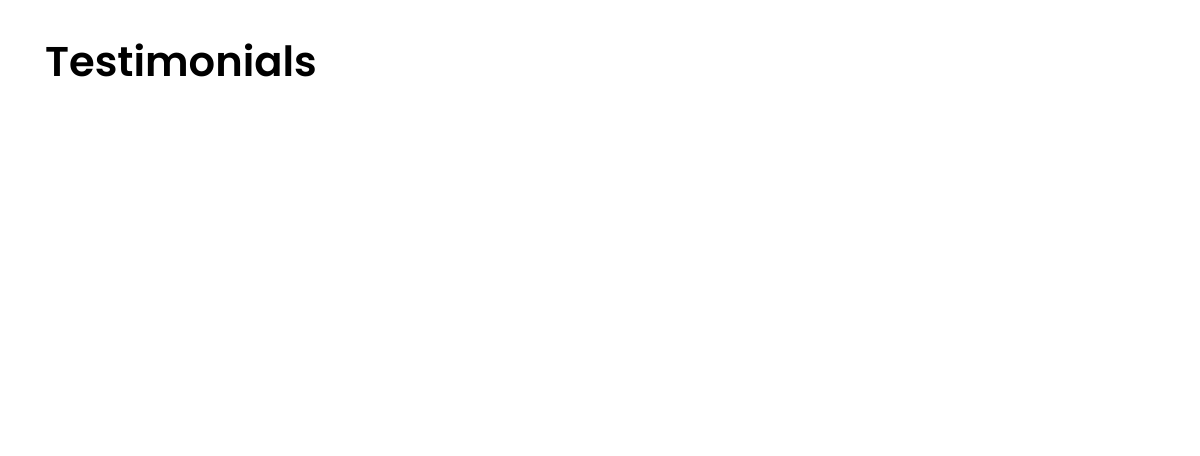
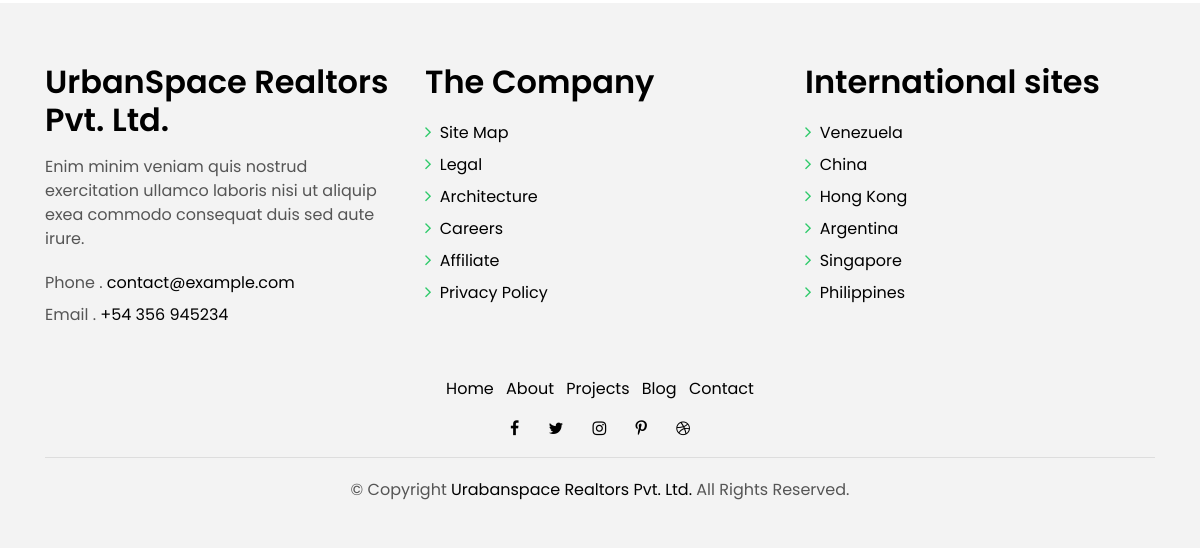
The app's page / (lower part), older data (2 pictures, top to bottom).
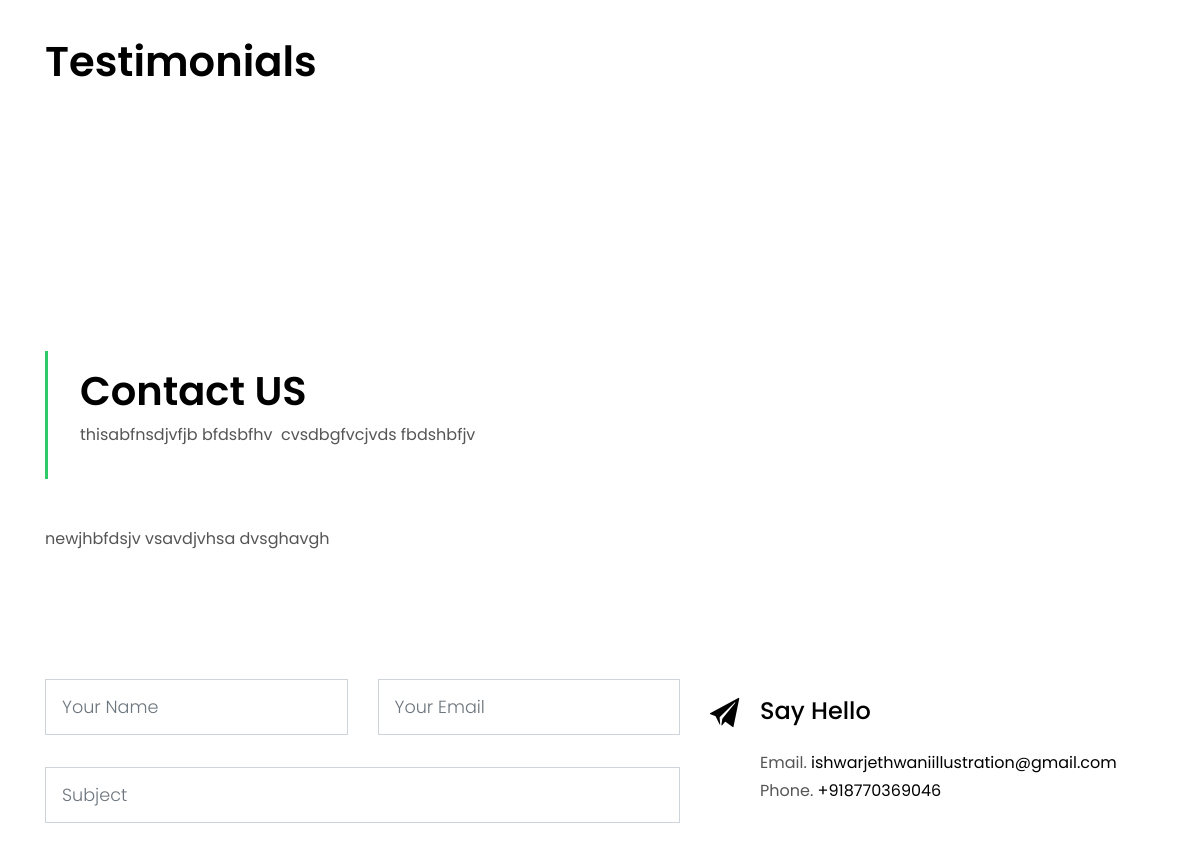
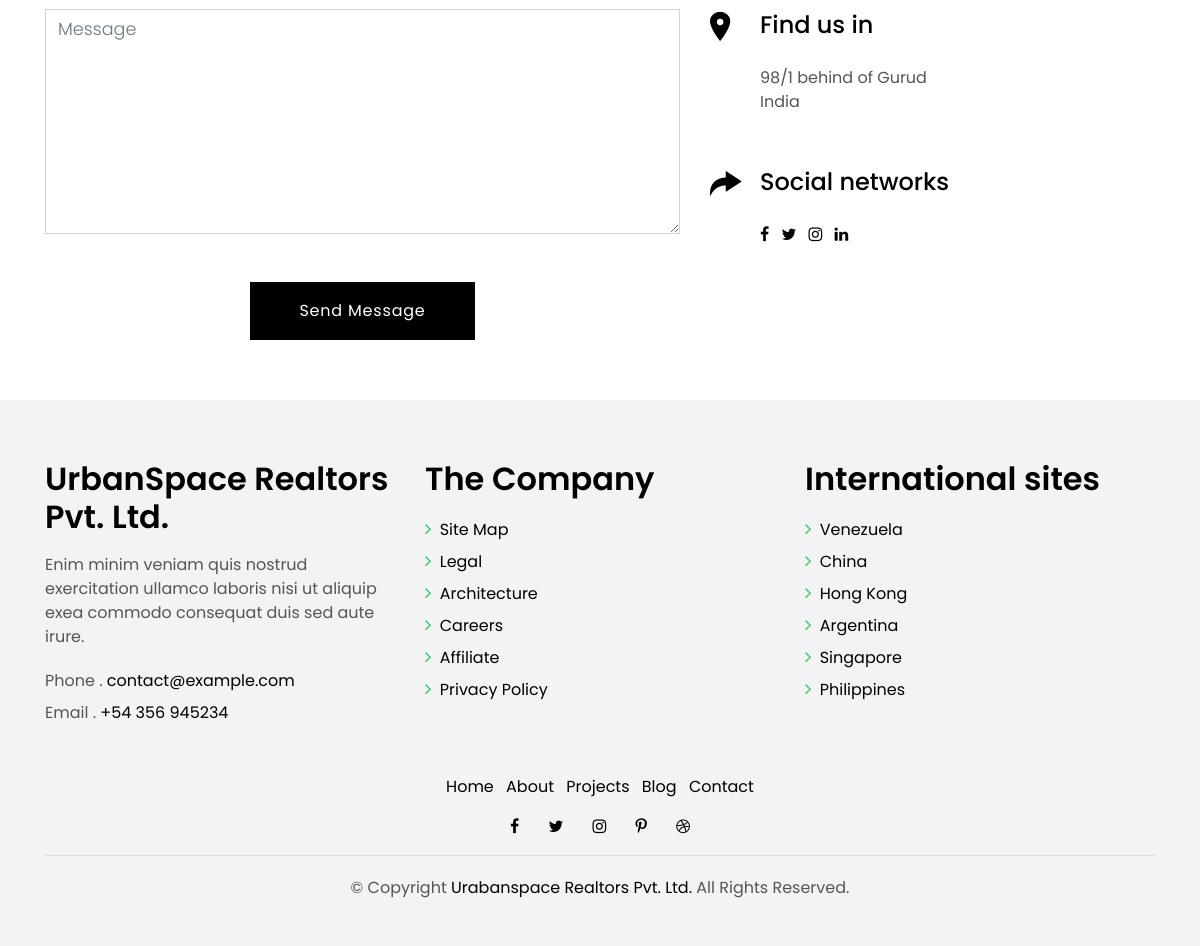
The same page, newer data (2 pictures, top to bottom).
### main/models.py (models this page shows, shortened)
class Contact_Detail(models.Model):
    number = models.IntegerField(verbose_name="Serial Number")
    content = RichTextField(verbose_name="Why Contact Us")
    location = models.CharField(max_length=2000,verbose_name="google location")
    address = models.CharField(max_length=20,verbose_name="Address")
    country = models.CharField(max_length=10,default="India",verbose_name="Country")
    email = models.EmailField(verbose_name="Email Address")
    phone = PhoneNumberField(verbose_name="Phone Number")
    tollfree = models.CharField(max_length=13,verbose_name="Toll Free Number")
    social_link_1 = models.URLField(verbose_name="Twitter link",blank=True)
    social_link_2 = models.URLField(verbose_name="Facebook Link",blank=True)
    social_link_3 = models.URLField(verbose_name="Instagram link",blank=True)
    social_link_4 = models.URLField(verbose_name="Linkedin link",blank=True)
    class Meta:
        ordering = ["-number"]

### main/views.py (the view)
# urls.py: 2. Add a URL to urlpatterns:  path('', views.home, name='home')
def home(request):
    data = {
        "web_titles":website_title.objects.all()[:1],
        "headers":Header.objects.all(),
        "aboutus":Aboutus.objects.all()[:1],
        "services":Services.objects.all(),
        "projects":Projects.objects.all(),
        "testimonials":Testimonial.objects.all(),
        "architectures":Artitecture.objects.all(),
        "contact_details":Contact_Detail.objects.all()[:1],
        }
    return render(request,"index.html",data)

### templates/index.html (shortened to what this page needs)
{% extends "base.html" %}
{% block content %}
{% load static %}
<main id="main">
  <section class="section-testimonials section-t8 nav-arrow-a">
    <div class="container">
      <div class="row">
        <div class="col-md-12">
          <div class="title-wrap d-flex justify-content-between">
            <div class="title-box">
              <h2 class="title-a">Testimonials</h2>
            </div>
          </div>
        </div>
      </div>
    </div>
  </section>
  <section class="intro-single">
    <div class="container">
      {% for cont in contact_details %}
      <div class="row">
        <div class="col-md-12 col-lg-8">
          <div class="title-single-box">
            <h1 class="title-single">Contact US</h1>
            <span class="color-text-a">{{ cont.content|safe }}</span>
          </div>
        </div>
      </div>
      {% endfor %}
    </div>
  </section>
  <section class="contact">
    <div class="container">
      {% for cont in contact_details %}
      <div class="row">
        <div class="col-sm-12">
          <div class="contact-map box">
            <div id="map" class="contact-map">
             {{ cont.location | safe }}
            </div>
          </div>
        </div>
        <div class="col-sm-12 section-t8">
          <div class="row">
            <div class="col-md-7">
              <form action="{% url 'contact' %}" method="post" role="form" class="php-email-form">
                <div class="row">
                  <div class="col-md-6 mb-3">
                    <div class="form-group">
                      <input type="text" name="name" class="form-control form-control-lg form-control-a" placeholder="Your Name" data-rule="minlen:4" data-msg="Please enter at least 4 chars">
                    </div>
                  </div>
                  <div class="col-md-6 mb-3">
                    <div class="form-group">
                      <input name="email" type="email" class="form-control form-control-lg form-control-a" placeholder="Your Email" data-rule="email" data-msg="Please enter a valid email">
                    </div>
                  </div>
                  <div class="col-md-12 mb-3">
                    <div class="form-group">
                      <input type="text" name="subject" class="form-control form-control-lg form-control-a" placeholder="Subject" data-rule="minlen:4" data-msg="Please enter at least 8 chars of subject">
                    </div>
                  </div>
                  <div class="col-md-12">
                    <div class="form-group">
                      <textarea name="message" class="form-control" name="message" cols="45" rows="8" data-rule="required" data-msg="Please write something for us" placeholder="Message"></textarea>
                    </div>
                  </div>
                  <div class="col-md-12 mb-3">
                  </div>
                  <div class="col-md-12 text-center">
                    <button type="submit" class="btn btn-a">Send Message</button>
                  </div>
                </div>
              </form>
            </div>
            <div class="col-md-5 section-md-t3">
              <div class="icon-box section-b2">
                <div class="icon-box-icon">
                  <span class="ion-ios-paper-plane"></span>
                </div>
                <div class="icon-box-content table-cell">
                  <div class="icon-box-title">
                    <h4 class="icon-title">Say Hello</h4>
                  </div>
                  <div class="icon-box-content">
                    <p class="mb-1">Email.
                      <span class="color-a">{{ cont.email }}</span>
                    </p>
                    <p class="mb-1">Phone.
                      <span class="color-a">{{ cont.phone }}</span>
                    </p>
                  </div>
                </div>
              </div>
              <div class="icon-box section-b2">
                <div class="icon-box-icon">
                  <span class="ion-ios-pin"></span>
                </div>
                <div class="icon-box-content table-cell">
                  <div class="icon-box-title">
                    <h4 class="icon-title">Find us in</h4>
                  </div>
                  <div class="icon-box-content">
                    <p class="mb-1">
                      {{ cont.address }}
                      <br>
                      {{ cont.country }}
                    </p>
                  </div>
                </div>
              </div>
              <div class="icon-box">
                <div class="icon-box-icon">
                  <span class="ion-ios-redo"></span>
                </div>
                <div class="icon-box-content table-cell">
                  <div class="icon-box-title">
                    <h4 class="icon-title">Social networks</h4>
                  </div>
                  <div class="icon-box-content">
                    <div class="socials-footer">
                      <ul class="list-inline">
                        <li class="list-inline-item">
                          <a href="{{ cont.social_link_2 }}" class="link-one">
                            <i class="fa fa-facebook" aria-hidden="true"></i>
                          </a>
                        </li>
                        <li class="list-inline-item">
                          <a href="{{ cont.social_link_1 }}" class="link-one">
                            <i class="fa fa-twitter" aria-hidden="true"></i>
                          </a>
                        </li>
                        <li class="list-inline-item">
                          <a href="{{ cont.social_link_3 }}" class="link-one">
                            <i class="fa fa-instagram" aria-hidden="true"></i>
                          </a>
                        </li>
                        <li class="list-inline-item">
                          <a href="{{ cont.social_link_4 }}" class="link-one">
                            <i class="fa fa-linkedin" aria-hidden="true"></i>
                          </a>
                        </li>
                      </ul>
                    </div>
                  </div>
                </div>
              </div>
            </div>
          </div>
        </div>
        {% endfor %}
      </div>
    </div>
  </section>
</main>
{% endblock content %}

### templates/base.html (shortened to what this page needs)
<!DOCTYPE html>
<html lang="en">
{% load static %}
<head>
  <link href="{% static 'assets/vendor/bootstrap/css/bootstrap.min.css' %}" rel="stylesheet">
  <link href="{% static 'assets/vendor/ionicons/css/ionicons.min.css' %}" rel="stylesheet">
  <link href="{% static 'assets/vendor/animate.css/animate.min.css' %}" rel="stylesheet">
  <link href="{% static 'assets/vendor/font-awesome/css/font-awesome.min.css' %}" rel="stylesheet">
  <link href="{% static 'assets/vendor/owl.carousel/assets/owl.carousel.min.css' %}" rel="stylesheet">
  <link href="{% static 'assets/css/style.css' %}" rel="stylesheet">
</head>
<body>
  {% block content %}{% endblock content %}
  {% include "footer.html" %}
</body>
</html>

### templates/footer.html
<section class="section-footer">
    <div class="container">
      <div class="row">
        <div class="col-sm-12 col-md-4">
          <div class="widget-a">
            <div class="w-header-a">
              <h3 class="w-title-a text-brand">UrbanSpace Realtors Pvt. Ltd.</h3>
            </div>
            <div class="w-body-a">
              <p class="w-text-a color-text-a">
                Enim minim veniam quis nostrud exercitation ullamco laboris nisi ut aliquip exea commodo consequat duis
                sed aute irure.
              </p>
            </div>
            <div class="w-footer-a">
              <ul class="list-unstyled">
                <li class="color-a">
                  <span class="color-text-a">Phone .</span> contact@example.com</li>
                <li class="color-a">
                  <span class="color-text-a">Email .</span> +54 356 945234</li>
              </ul>
            </div>
          </div>
        </div>
        <div class="col-sm-12 col-md-4 section-md-t3">
          <div class="widget-a">
            <div class="w-header-a">
              <h3 class="w-title-a text-brand">The Company</h3>
            </div>
            <div class="w-body-a">
              <div class="w-body-a">
                <ul class="list-unstyled">
                  <li class="item-list-a">
                    <i class="fa fa-angle-right"></i> <a href="#">Site Map</a>
                  </li>
                  <li class="item-list-a">
                    <i class="fa fa-angle-right"></i> <a href="#">Legal</a>
                  </li>
                  <li class="item-list-a">
                    <i class="fa fa-angle-right"></i> <a href="#">Architecture</a>
                  </li>
                  <li class="item-list-a">
                    <i class="fa fa-angle-right"></i> <a href="#">Careers</a>
                  </li>
                  <li class="item-list-a">
                    <i class="fa fa-angle-right"></i> <a href="#">Affiliate</a>
                  </li>
                  <li class="item-list-a">
                    <i class="fa fa-angle-right"></i> <a href="#">Privacy Policy</a>
                  </li>
                </ul>
              </div>
            </div>
          </div>
        </div>
        <div class="col-sm-12 col-md-4 section-md-t3">
          <div class="widget-a">
            <div class="w-header-a">
              <h3 class="w-title-a text-brand">International sites</h3>
            </div>
            <div class="w-body-a">
              <ul class="list-unstyled">
                <li class="item-list-a">
                  <i class="fa fa-angle-right"></i> <a href="#">Venezuela</a>
                </li>
                <li class="item-list-a">
                  <i class="fa fa-angle-right"></i> <a href="#">China</a>
                </li>
                <li class="item-list-a">
                  <i class="fa fa-angle-right"></i> <a href="#">Hong Kong</a>
                </li>
                <li class="item-list-a">
                  <i class="fa fa-angle-right"></i> <a href="#">Argentina</a>
                </li>
                <li class="item-list-a">
                  <i class="fa fa-angle-right"></i> <a href="#">Singapore</a>
                </li>
                <li class="item-list-a">
                  <i class="fa fa-angle-right"></i> <a href="#">Philippines</a>
                </li>
              </ul>
            </div>
          </div>
        </div>
      </div>
    </div>
  </section>
  <footer>
    <div class="container">
      <div class="row">
        <div class="col-md-12">
          <nav class="nav-footer">
            <ul class="list-inline">
              <li class="list-inline-item">
                <a href="#">Home</a>
              </li>
              <li class="list-inline-item">
                <a href="#">About</a>
              </li>
              <li class="list-inline-item">
                <a href="#">Projects</a>
              </li>
              <li class="list-inline-item">
                <a href="#">Blog</a>
              </li>
              <li class="list-inline-item">
                <a href="#">Contact</a>
              </li>
            </ul>
          </nav>
          <div class="socials-a">
            <ul class="list-inline">
              <li class="list-inline-item">
                <a href="#">
                  <i class="fa fa-facebook" aria-hidden="true"></i>
                </a>
              </li>
              <li class="list-inline-item">
                <a href="#">
                  <i class="fa fa-twitter" aria-hidden="true"></i>
                </a>
              </li>
              <li class="list-inline-item">
                <a href="#">
                  <i class="fa fa-instagram" aria-hidden="true"></i>
                </a>
              </li>
              <li class="list-inline-item">
                <a href="#">
                  <i class="fa fa-pinterest-p" aria-hidden="true"></i>
                </a>
              </li>
              <li class="list-inline-item">
                <a href="#">
                  <i class="fa fa-dribbble" aria-hidden="true"></i>
                </a>
              </li>
            </ul>
          </div>
          <div class="copyright-footer">
            <p class="copyright color-text-a">
              &copy; Copyright
              <span class="color-a">Urabanspace Realtors Pvt. Ltd.</span> All Rights Reserved.
            </p>
          </div>
        </div>
      </div>
    </div>
  </footer>

### static/assets/css/style.css (style rules this page uses)
body { font-family: 'Poppins', sans-serif; color: #555555; }
h1, h2, h3, h4, h5, h6 { color: #000000; }
a { color: #000000; transition: all .5s ease; }
.link-one { color: #000000; transition: all .5s ease; }
.text-brand { color: #000000; font-size: 2rem; font-weight: 600; }
.color-a { color: #000000; }
.color-text-a { color: #555555; }
.icon-box .icon-box-icon { display: table-cell; vertical-align: top; font-size: 36px; color: #000000; width: 50px; padding-top: 8px; }
.icon-box .icon-box-content { padding-top: 18px; }
.section-t8 { padding-top: 8rem; }
.section-b2 { padding-bottom: 2rem; }
.title-wrap { padding-bottom: 4rem; }
.title-a { font-size: 2.6rem; font-weight: 600; }
.table-cell { display: table-cell; vertical-align: middle; }
.socials-a .list-inline-item:not(:last-child) { margin-right: 25px; }
.btn { transition: .5s ease; }
.btn.btn-a, .btn.btn-b { border-radius: 0; padding: 1rem 3rem; letter-spacing: .05rem; }
.btn.btn-a { background-color: #000000; color: #ffffff; }
.intro-single { padding: 12rem 0 3rem; }
.intro-single .title-single-box { padding: 1rem 0 1rem 2rem; }
.intro-single .title-single-box { border-left: 3px solid #2eca6a; }
.intro-single .title-single-box .title-single { font-weight: 600; font-size: 2.2rem; }
@media (min-width: 768px) { .intro-single .title-single-box .title-single { font-size: 2.1rem; } }
@media (min-width: 992px) { .intro-single .title-single-box .title-single { font-size: 2.5rem; } }
.php-email-form .form-control { border-radius: 0; font-size: 1.1rem; font-weight: 300; }
.php-email-form .form-control.form-control-a { height: 3.5rem; }
.section-footer { padding-top: 60px; margin-top: 60px; background: #f3f3f3; }
.section-footer ul { line-height: 2; }
.section-footer .item-list-a i { font-size: 18px; padding-right: 4px; color: #2eca6a; }
.section-footer .widget-a .w-title-a { margin-bottom: 1rem; }
footer { background: #f3f3f3; text-align: center; padding: 30px 0; }
footer .copyright-footer { border-top: 1px solid #ddd; padding-top: 20px; }

Row changes from the older to the newer data that the page shows:
added Contact_Detail: content "thisabfnsdjvfjb bfdsbfhv cvsdbgfvcjvds fbdshbfjv", location "newjhbfdsjv vsavdjvhsa dvsghavgh", email "ishwarjethwaniillustration@gmail.com", phone "+918770369046", address "98/1 behind of Gurud", country "India"
